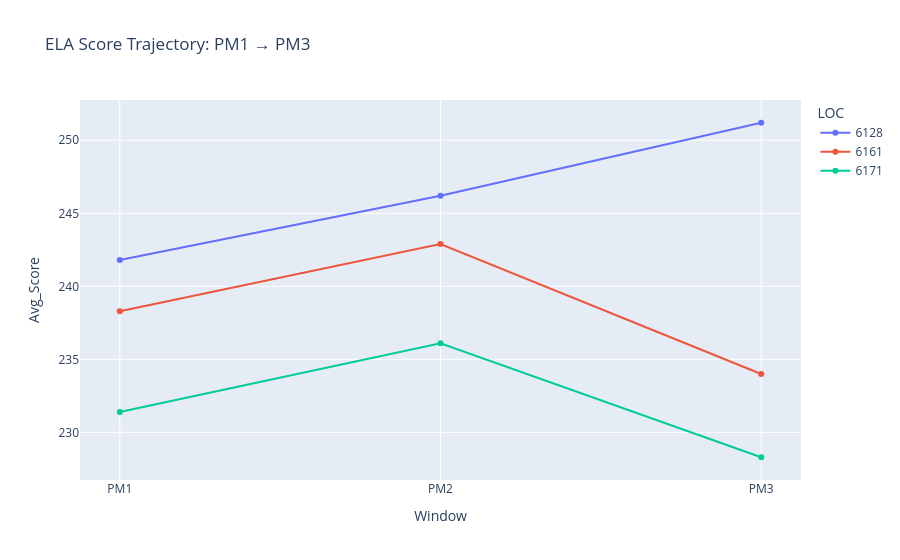

This figure's notebook cell:
### Markdown cell above
## PM1 to PM3 Growth Visualization

### Code cell
import plotly.express as px

# Pull the trajectory data
growth = pd.read_sql("""
    SELECT 
        LOC,
        ROUND(AVG(CAST("FAST_ELA_PM1.SS" AS REAL)), 1) AS PM1,
        ROUND(AVG(CAST("FAST_ELA_PM2.SS" AS REAL)), 1) AS PM2,
        ROUND(AVG(CAST("FAST_ELA_PM3.SS" AS REAL)), 1) AS PM3
    FROM students
    GROUP BY LOC
""", conn)

# Reshape from wide to long for Plotly
growth_long = growth.melt(id_vars="LOC", var_name="Window", value_name="Avg_Score")
growth_long["LOC"] = growth_long["LOC"].astype(str)

fig = px.line(growth_long, x="Window", y="Avg_Score", color="LOC",
              markers=True, title="ELA Score Trajectory: PM1 → PM3")
fig.show()

### Figure 1 — Plotly figure (JSON) as saved in the notebook; plotly's stock layout.template omitted (floating-point values rounded to 4 significant figures)
{"data": [{"hovertemplate": "LOC=6128<br>Window=%{x}<br>Avg_Score=%{y}<extra></extra>", "legendgroup": "6128", "line": {"color": "#636efa", "dash": "solid"}, "marker": {"symbol": "circle"}, "mode": "lines+markers", "name": "6128", "orientation": "v", "showlegend": true, "type": "scatter", "x": ["PM1", "PM2", "PM3"], "xaxis": "x", "y": [241.8, 246.2, 251.2], "yaxis": "y"}, {"hovertemplate": "LOC=6161<br>Window=%{x}<br>Avg_Score=%{y}<extra></extra>", "legendgroup": "6161", "line": {"color": "#EF553B", "dash": "solid"}, "marker": {"symbol": "circle"}, "mode": "lines+markers", "name": "6161", "orientation": "v", "showlegend": true, "type": "scatter", "x": ["PM1", "PM2", "PM3"], "xaxis": "x", "y": [238.3, 242.9, 234.0], "yaxis": "y"}, {"hovertemplate": "LOC=6171<br>Window=%{x}<br>Avg_Score=%{y}<extra></extra>", "legendgroup": "6171", "line": {"color": "#00cc96", "dash": "solid"}, "marker": {"symbol": "circle"}, "mode": "lines+markers", "name": "6171", "orientation": "v", "showlegend": true, "type": "scatter", "x": ["PM1", "PM2", "PM3"], "xaxis": "x", "y": [231.4, 236.1, 228.3], "yaxis": "y"}], "layout": {"legend": {"title": {"text": "LOC"}, "tracegroupgap": 0}, "title": {"text": "ELA Score Trajectory: PM1 → PM3"}, "xaxis": {"anchor": "y", "domain": [0, 1], "title": {"text": "Window"}}, "yaxis": {"anchor": "x", "domain": [0, 1], "title": {"text": "Avg_Score"}}}}
